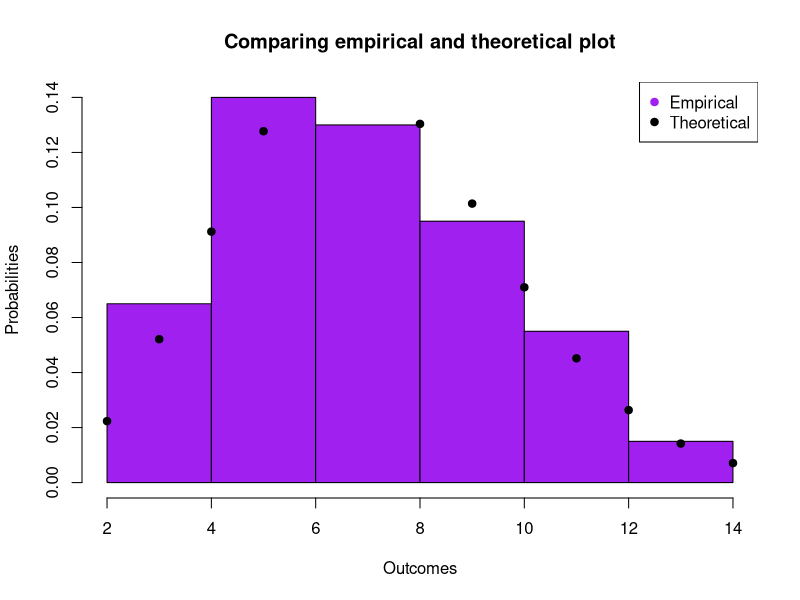
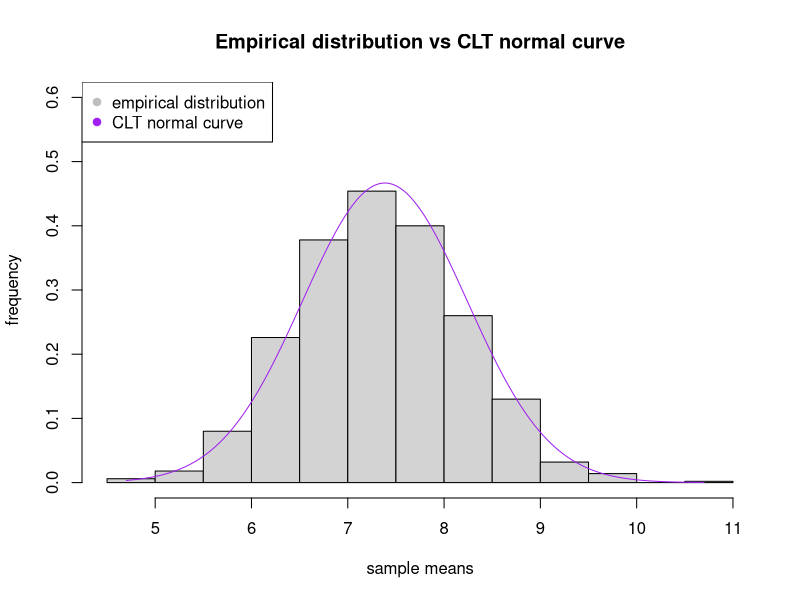
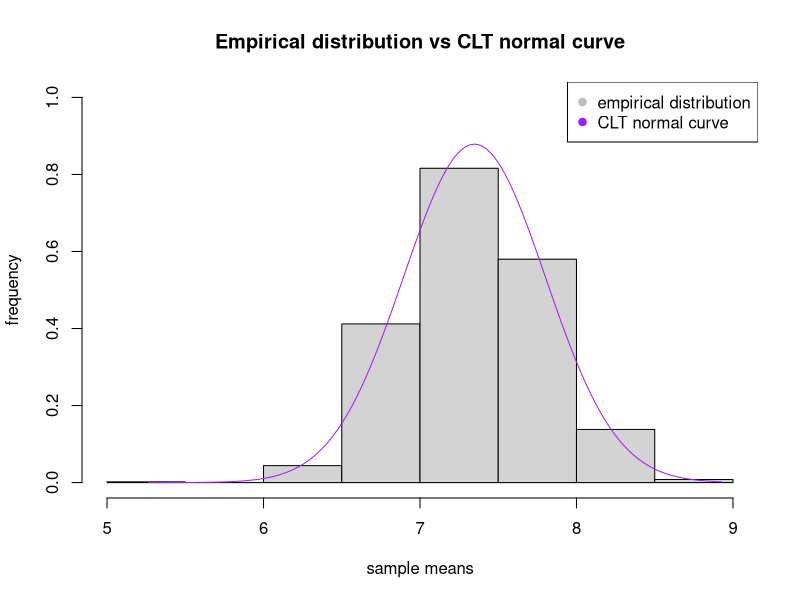
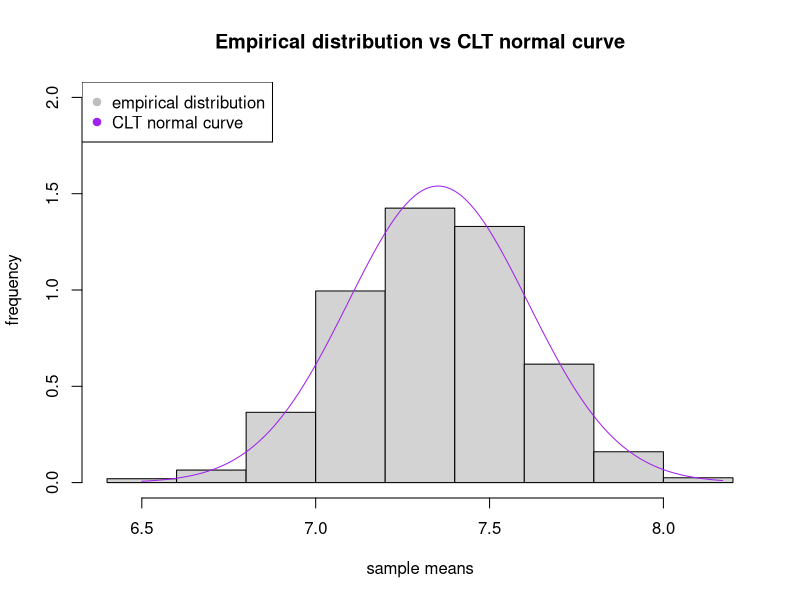

Write R code to recreate these figures, in order.
#Central Limit Theorem

#a) 
#Poisson Distribution


poisson7 <- rpois(100, lambda = 7) # Mean = Var = 7. Standard dev is sqrt(7) = 2.646 3.d.p
range(poisson7)

#Theoretical 
tpoi7 <- dpois(0:30, lambda = 7) #theoretical object for poi7

#Empirical 
mean(poisson7)
var(poisson7)
sqrt(var(poisson7))

hist(poisson7, freq = FALSE, col = "purple", main = "Comparing empirical and theoretical plot", xlab = "Outcomes", ylab = "Probabilities")
points(0:30, tpoi7, pch = 19)
legend("topright", c("Empirical", "Theoretical"),pch = c(19,19), col = c("purple","black"))



#b)



#sample (repeat 1000)
m <- 1000
#size of sample taken for sample mean
n <- 10
#now i take my sample of 10, find the mean and do this 1000 times

#b = the observation of the poisson dist experiment

mean_10 <- array(0, dim = m)
for (i in 1:m){
  b <- sample(poisson7, size = n, replace = TRUE)
  mean_10[i] <- mean(b)
  
}

hist(mean_10, freq = FALSE, ylim = c(0,0.6), main = "Empirical distribution vs CLT normal curve",
     xlab = "sample means", ylab = "frequency")
lines(seq(min(mean_10),max(mean_10), by = 0.01),
      dnorm(seq(min(mean_10),max(mean_10), by = 0.01),
            mean = mean(mean_10),
            sd = sqrt(var(mean_10))), 
      col = "purple")
legend("topleft", c("empirical distribution", "CLT normal curve"), pch = c(19,19), col = c("gray", "purple"))

#mean and standard dev from CLT and original distribution
mean(mean_10)
sqrt(var(mean_10))
mean(b)
sqrt(var(b))
 


#c 
#repeat b but with n =30
n <- 30
mean_30 <- array(0, dim = m)
for (i in 1:m){
  b <- sample(poisson7, size = n, replace = TRUE)
  mean_30[i] <- mean(b)
  
}
hist(mean_30, freq = FALSE, ylim = c(0, 1),main = "Empirical distribution vs CLT normal curve",
     xlab = "sample means", ylab = "frequency")
lines(seq(min(mean_30),max(mean_30), by = 0.01),
      dnorm(seq(min(mean_30),max(mean_30), by = 0.01),
            mean = mean(mean_30),
            sd = sqrt(var(mean_30))), 
      col = "purple")
legend("topright", c("empirical distribution", "CLT normal curve"), pch = c(19,19), col = c("gray", "purple"))

#mean and standard dev from CLT and original dist
mean(mean_30)
sqrt(var(mean_30))
mean(b)
sqrt(var(b))


#d
#repeat b but with n = 100
n <- 100
mean_100 <- array(0, dim = m)
for (i in 1:m){
  b <- sample(poisson7, size = n, replace = TRUE)
  mean_100[i] <- mean(b)
  
}
hist(mean_100, freq = FALSE, ylim = c(0,2),
     main = "Empirical distribution vs CLT normal curve",
     ylab = "frequency", xlab = "sample means") #histogram of CLT normal dist associated to poisson dist
lines(seq(min(mean_100),max(mean_100), by = 0.01),
      dnorm(seq(min(mean_100),max(mean_100), by = 0.01),
            mean = mean(mean_100),
            sd = sqrt(var(mean_100))), 
      col = "purple")
legend("topleft", c("empirical distribution", "CLT normal curve"), pch = c(19,19), col = c("gray", "purple"))

#mean and standard dev from CLT and original dist
mean(mean_100)
sqrt(var(mean_100))
mean(b)
sqrt(var(b))
